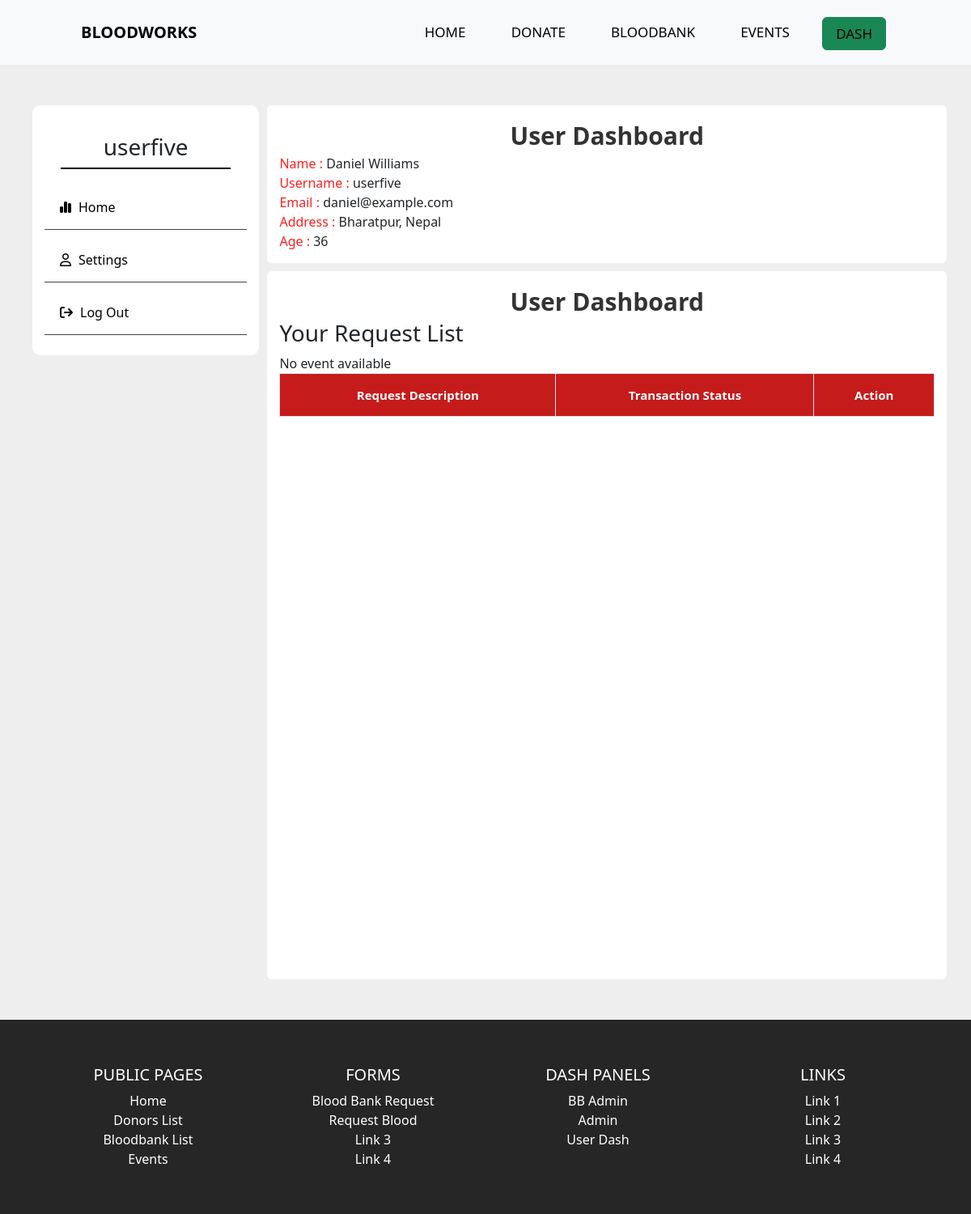
Screenshot of /dash (signed in) with the database file from the repository.
### tables this page shows
CREATE TABLE `user` (
  `id` int(11) NOT NULL,
  `fname` varchar(20) DEFAULT NULL,
  `mname` varchar(20) DEFAULT NULL,
  `lname` varchar(20) DEFAULT NULL,
  `dateofbirth` date DEFAULT NULL,
  `email` varchar(25) DEFAULT NULL,
  `password` varchar(70) DEFAULT NULL,
  `username` varchar(25) DEFAULT NULL,
  `bloodgroup` varchar(5) DEFAULT NULL,
  `donor_availability` varchar(15) DEFAULT NULL,
  `address` varchar(100) DEFAULT NULL,
  `phone_no` varchar(100) DEFAULT NULL,
  `age` int(11) DEFAULT NULL
);

### controllers/Dash.php (called while the page is built, shortened)
<?php
class Dash
{
    public function index($a = "", $b = "", $c = "")
    {
        $loggedindata = $this->getUserData();
        $eventlist = $this->eventLists();
        $requestlist = $this->requestlist();
        $data = [
                "loggedinuser" => $loggedindata,
            "events" => $eventlist,
            "requests" => $requestlist,
            ];
        $this->view('dash/home', $data);
    }
    public function getUserData()
    {
         $getuserdata = new Model;
        $getuserdata->table = "user";
        $getuserdata->order_column = "id";
        $getsessionid = getLoggedinUser('userid');
        $data = [
            "id" => "$getsessionid"
        ];
        $getuserdata = $getuserdata->where($data);
        return $getuserdata;
    }
    private function eventLists()
    {
        $eventlist = new Model;
        $eventlist->table = "event";
        $eventlist->order_column = "event_id";
        $eventlist = $eventlist->findAll();
        return $eventlist;
    }
    private function requestlist()
    {
        $requestlist = new Model;
        $requestlist->table = "request_list";
        $requestlist->order_column = "req_id";
        $getsessionid = getLoggedinUser('userid');
        $data = [
            "user_id" => "$getsessionid"
        ];
        $requestlist = $requestlist->where($data);
        return $requestlist;
    }
}

### includes/app.php (called while the page is built, shortened)
<?php
class App
{
    private $method = "index";
    public function splitURL()
    {
        $URL = $_GET['url'] ?? 'home';
        $URL = explode("/", trim($URL, "/"));
        return $URL;
    }
    public function loadController()
    {
        $URL = $this->splitURL();
        if($URL[0] == "dash"){
            if ($URL[0] == "dash" && !isset($URL[1])) {
                $filename = "controllers/Dash"  . ".php";
            } elseif ($URL[0] == "dash" && isset($URL[1])) {
                $filename = "controllers/" . $URL[0] . $URL[1] . ".php";
            }
        }
        elseif ($URL[0] == "admin"  ) {
            if ($URL[0] == "admin" && !isset($URL[1])) {
                $filename = "controllers/Admin"  . ".php";
            } elseif ($URL[0] == "admin" && isset($URL[1])) {
                $filename = "controllers/" . $URL[0] . $URL[1] . ".php";
            }
        }
        elseif ($URL[0] == "bbadmin"  ) {
            if ($URL[0] == "bbadmin" && !isset($URL[1])) {
                $filename = "controllers/bbadmin"  . ".php";
            } elseif ($URL[0] == "bbadmin" && isset($URL[1])) {
                $filename = "controllers/" . $URL[0] . $URL[1] . ".php";
            }
        }
        else{
            $filename = "controllers/" .$URL[0] . ".php";
        }
        if (file_exists($filename)) {
            unset($URL[0]);
        } else {
            $filename = "controllers/_404.php";
            require $filename;
            $this->controller = "_404";
        }
        $controller = new $this->controller;
        $URL = $URL ? array_values($URL) : [];
        call_user_func_array([$controller, $this->method], $URL);
    }
}

### index.php (called while the page is built, shortened)
<?php
$app = new App;
$app->loadController();
?>

### includes/database.php (called while the page is built, shortened)
<?php
trait Database
{
    public function connect()
    {
        $string = "mysql:hostname=" . DBHOST . ";dbname=" . DBNAME;
        $con = new PDO($string, DBUSER, DBPASS);
        return $con;
    }
    public function query($query, $data = [])
    {
        $con = $this->connect();
        $stm = $con->prepare($query);
        $check = $stm->execute($data);
        if ($check) {
            $result = $stm->fetchAll(PDO::FETCH_OBJ);
            if (is_array($result) && count($result)) {
                return $result;
            }
        }
        return false;
    }
}

### includes/models.php (called while the page is built, shortened)
<?php
class Model
{
    public $table = "users";
    protected $limit = '100';
    protected $offset = 0;
    protected $order_type = "desc";
    public $order_column = "id";
    public function where($data, $data_not = [])
    {
        $keys = array_keys($data);
        $query = "select * from $this->table where ";
        foreach ($keys as $key) {
            $query .= $key . " = :" . $key . " && ";
        }
        $query = trim($query, " && ");
        $query .= " order by $this->order_column $this->order_type limit $this->limit offset $this->offset";
        $data = array_merge($data, $data_not);
        return $this->query($query, $data);
    }
}

### views/dash/home.views.php (the view, shortened to what this page needs)
<?php
include_once 'views/header.php';
?>
<main class="dash-container">
    <section class="dashboard_container">
        <?php include "asidemenu.php" ?>
        <div class="info ">
            <div class="container">
                <div class="heading">
                    User Dashboard
                </div>
                <?php foreach ($loggedinuser as $user) { ?>
                    <div class="userdetails">
                        <div class="detail-item">
                            <span class="text-primary">Name :</span> <?= $user->fname . " " . $user->mname . " " . $user->lname ?>
                        </div>
                        <div class="detail-item">
                            <span class="text-primary">Username :</span> <?= $user->username ?>
                        </div>
                        <div class="detail-item">
                            <span class="text-primary">Email :</span> <?= $user->email ?>
                        </div>
                        <div class="detail-item">
                            <span class="text-primary">Address :</span> <?= $user->address ?>
                        </div>
                        <div class="detail-item">
                            <span class="text-primary">Age :</span> <?= $user->age ?>
                        </div>
                    </div>
                <?php } ?>
            </div>
            <div class="container">
                <div class="heading">
                    User Dashboard
                </div>
                <div class="table-section">
                    <h3>Your Request List</h3>
                    <div style="overflow-x:auto;">
                        <table id="datatable" class="table table-hover table-striped table-bordered table-sm" cellspacing=" 0" width="100%">
                            <thead>
                                <tr>
                                    <th>Request Description</th>
                                    <th>Transaction Status</th>
                                    <th>Action</th>
                                </tr>
                            </thead>
                        </table>
                    </div>
                </div>
            </div>
        </div>
    </section>
</main>
<?php include_once 'views/footer.php' ?>

### views/dash/asidemenu.php (shortened to what this page needs)
<div class="dashboard ">
    <?php foreach ($loggedinuser as $user) {
       ?>
        <div class="profile-container">
            <h3><?= $user->username ?></h3>
        </div>
        <div class="side-list">
            <a href="<?= HOSTNAME ?>dash/">
                <i class="fa-solid fa-chart-simple active"></i>Home</a>
            <a href="<?= HOSTNAME ?>dash/edit">
                <i class="fa-regular fa-user"></i>Settings</a>
            <a href="<?= HOSTNAME ?>logout">
                <i class="fa-solid fa-arrow-right-from-bracket"></i>Log Out</a>
        </div>
    <?php  }
       ?>
</div>

### assets/css/style.css (style rules this page uses)
* { margin: 0; padding: 0; box-sizing: border-box; }
body { background: #eeeeee; }
main { min-height: 100vh; }
.text-primary { color: #ff1f1f !important; }
.table-section { min-height: 100vh; position: relative; }
td, th { padding: 20px; height: 30px; justify-content: center; align-content: center; text-align: center; }
#datatable th { background-color: rgb(198, 27, 27); font-weight: bold; color: white; font-size: 15px; padding: 15px; text-align: center; }
.dash-container { width: 100%; }
.dashboard_container { display: flex; flex-direction: row; max-width: 1140px; margin: 40px auto; }
.dashboard { width: 25%; min-width: 15%; height: fit-content; }
.dashboard ,.info { overflow: none; margin: 10px; }
.dashboard, .info .container { background-color: white; border-radius: 10px; padding: 15px; }
.info .container { margin: 10px 0; }
.profile-container { display: flex; flex-direction: column; justify-content: center; align-items: center; margin: 20px; border-bottom: 2px solid black; }
.side-list { display: flex; flex-direction: column; margin-top: 10px; height: fit-content; }
.side-list a { display: block; margin-bottom: 10px; margin-left: 0; padding: 10px; width: 100%; border-bottom: 1px solid rgb(68, 68, 68); font-size: 1rem; text-decoration: none; color: black; }
.side-list a i { padding: 9px; }
.info { width: 75%; }
.info { position: relative; margin: auto; }
.info .container { position: relative; border-radius: 6px; background-color: rgb(255, 255, 255); }
.info .container .heading { position: relative; font-size: 30px; font-weight: bold; width: fit-content; margin: auto; color: #333; }

### rows the page displays
user: username "userfive", fname "Daniel", lname "Williams", email "daniel@example.com", address "Bharatpur, Nepal", age "36"
